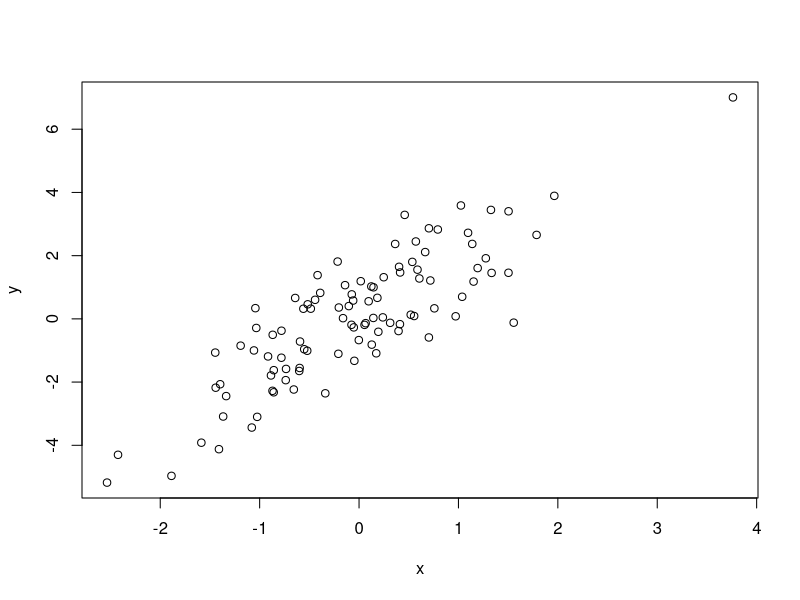
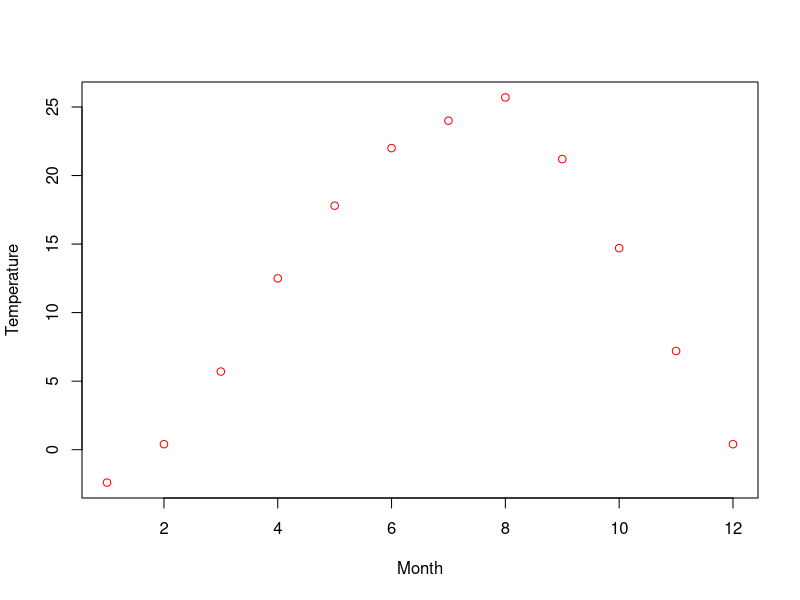

Reproduce these figures in R, in order.
## ---- chunk 1
knitr::opts_chunk$set(echo = TRUE)
## ---- chunk 2
x <- c(1, 2, 3, 4, 5)
y <- c(5, 4, 3, 2, 1)
sum(x * y)
## ---- chunk 3
t(x) %*% y
## ---- chunk 4
x <- rnorm(100)
y <- 2*x + rnorm(100)
## ---- chunk 5
cor(x,y)

plot(x,y)
## ---- chunk 6
# 버블 정렬
bubble_sort <- function(x) {
  n <- length(x) 
  
  for (i in 1:(n - 1)) {
    for (j in 1:(n - i)) {
      if (x[j] > x[j + 1]) {
        tmp <- x[j]
        x[j] <- x[j + 1]
        x[j + 1] <- tmp
      }
    }
  }
  return(x)
}
vec1 <- c(5,7,1,6,4)
bubble_sort(vec1)
## ---- chunk 7
# 선택 정렬
selection_sort <- function(x) {
  n <- length(x) 
  for (i in 1:(n - 1)) {
    min <- i
    for (j in (i + 1):n) {
      if (x[j] < x[min]) {
        min <- j
      }
    }
    
    if (min != i) {
      tmp <- x[i]
      x[i] <- x[min]
      x[min] <- tmp
    }
  }
  
  return(x)
}
vec2 <- c(7,4,2,6,1)
selection_sort(vec2)

## ---- chunk 8



months <- 1:12



temp <- c(-2.4,0.4,5.7,12.5,17.8,22,24,25.7,21.2,14.7,7.2,0.4)



data.frame(Month=months,Temperature=temp)



plot(months,temp,col="red",xlab="Month",ylab="Temperature")
